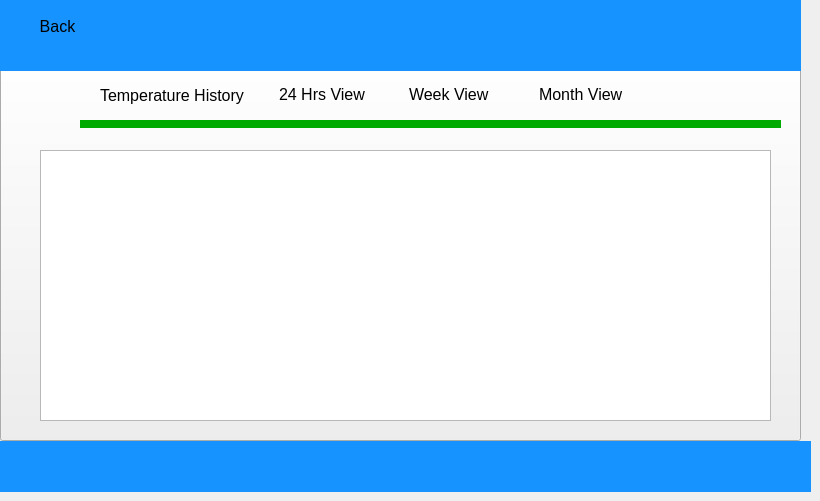
    <widget class="QWidget" name="page2">
     <widget class="QLabel" name="lblDateTime_2">
      <property name="geometry">
       <rect>
        <x>549</x>
        <y>441</y>
        <width>261</width>
        <height>51</height>
       </rect>
      </property>
      <property name="font">
       <font>
        <pointsize>18</pointsize>
       </font>
      </property>
      <property name="text">
       <string>24/02/2020 09:53</string>
      </property>
     </widget>
     <widget class="ClickableLabel" name="btnLowerBound_2">
      <property name="enabled">
       <bool>true</bool>
      </property>
      <property name="geometry">
       <rect>
        <x>260</x>
        <y>70</y>
        <width>121</width>
        <height>51</height>
       </rect>
      </property>
      <property name="sizePolicy">
       <sizepolicy hsizetype="Fixed" vsizetype="Preferred">
        <horstretch>100</horstretch>
        <verstretch>0</verstretch>
       </sizepolicy>
      </property>
      <property name="autoFillBackground">
       <bool>false</bool>
      </property>
      <property name="styleSheet">
       <string notr="true">image: url(:/bluebar.png);</string>
      </property>
      <property name="text">
       <string/>
      </property>
     </widget>
     <widget class="QPushButton" name="btnTemperature_2">
      <property name="geometry">
       <rect>
        <x>0</x>
        <y>50</y>
        <width>801</width>
        <height>391</height>
       </rect>
      </property>
      <property name="styleSheet">
       <string notr="true">#centralWidget {
border-image: url(:/temperature.png) 0 0 0 0 stretch stretch;}</string>
      </property>
      <property name="text">
       <string/>
      </property>
     </widget>
     <widget class="QLabel" name="label_3">
      <property name="geometry">
       <rect>
        <x>0</x>
        <y>0</y>
        <width>801</width>
        <height>71</height>
       </rect>
      </property>
      <property name="autoFillBackground">
       <bool>false</bool>
      </property>
      <property name="styleSheet">
       <string notr="true">background-color: rgb(23, 147, 255);</string>
      </property>
      <property name="text">
       <string/>
      </property>
     </widget>
     <widget class="ClickableLabel" name="lblLowerBound_5">
      <property name="geometry">
       <rect>
        <x>539</x>
        <y>79</y>
        <width>91</width>
        <height>31</height>
       </rect>
      </property>
      <property name="font">
       <font>
        <pointsize>12</pointsize>
       </font>
      </property>
      <property name="text">
       <string>Month View</string>
      </property>
     </widget>
     <widget class="ClickableLabel" name="btnLowerBound_3">
      <property name="enabled">
       <bool>true</bool>
      </property>
      <property name="geometry">
       <rect>
        <x>-3</x>
        <y>2</y>
        <width>121</width>
        <height>51</height>
       </rect>
      </property>
      <property name="sizePolicy">
       <sizepolicy hsizetype="Fixed" vsizetype="Preferred">
        <horstretch>100</horstretch>
        <verstretch>0</verstretch>
       </sizepolicy>
      </property>
      <property name="autoFillBackground">
       <bool>false</bool>
      </property>
      <property name="styleSheet">
       <string notr="true">image: url(:/bluebar.png);</string>
      </property>
      <property name="text">
       <string/>
      </property>
     </widget>
     <widget class="QLabel" name="lblTemp_3">
      <property name="geometry">
       <rect>
        <x>30</x>
        <y>80</y>
        <width>61</width>
        <height>51</height>
       </rect>
      </property>
      <property name="styleSheet">
       <string notr="true">image: url(:/red.png);</string>
      </property>
      <property name="text">
       <string/>
      </property>
     </widget>
     <widget class="ClickableLabel" name="btnLowerBound_4">
      <property name="enabled">
       <bool>true</bool>
      </property>
      <property name="geometry">
       <rect>
        <x>390</x>
        <y>70</y>
        <width>121</width>
        <height>51</height>
       </rect>
      </property>
      <property name="sizePolicy">
       <sizepolicy hsizetype="Fixed" vsizetype="Preferred">
        <horstretch>100</horstretch>
        <verstretch>0</verstretch>
       </sizepolicy>
      </property>
      <property name="autoFillBackground">
       <bool>false</bool>
      </property>
      <property name="styleSheet">
       <string notr="true">image: url(:/bluebar.png);</string>
      </property>
      <property name="text">
       <string/>
      </property>
     </widget>
     <widget class="ClickableLabel" name="btnLowerBound_5">
      <property name="enabled">
       <bool>true</bool>
      </property>
      <property name="geometry">
       <rect>
        <x>520</x>
        <y>70</y>
        <width>121</width>
        <height>51</height>
       </rect>
      </property>
      <property name="sizePolicy">
       <sizepolicy hsizetype="Fixed" vsizetype="Preferred">
        <horstretch>100</horstretch>
        <verstretch>0</verstretch>
       </sizepolicy>
      </property>
      <property name="autoFillBackground">
       <bool>false</bool>
      </property>
      <property name="styleSheet">
       <string notr="true">image: url(:/bluebar.png);</string>
      </property>
      <property name="text">
       <string/>
      </property>
     </widget>
     <widget class="QLabel" name="lblRedGear_2">
      <property name="geometry">
       <rect>
        <x>10</x>
        <y>70</y>
        <width>101</width>
        <height>71</height>
       </rect>
      </property>
      <property name="styleSheet">
       <string notr="true">image: url(:/setgear.png);</string>
      </property>
      <property name="text">
       <string/>
      </property>
     </widget>
     <widget class="QLabel" name="lblTemp_4">
      <property name="geometry">
       <rect>
        <x>45</x>
        <y>90</y>
        <width>31</width>
        <height>31</height>
       </rect>
      </property>
      <property name="styleSheet">
       <string notr="true">image: url(:/temp.png);</string>
      </property>
      <property name="text">
       <string/>
      </property>
     </widget>
     <widget class="QLabel" name="label_4">
      <property name="geometry">
       <rect>
        <x>0</x>
        <y>441</y>
        <width>811</width>
        <height>51</height>
       </rect>
      </property>
      <property name="autoFillBackground">
       <bool>false</bool>
      </property>
      <property name="styleSheet">
       <string notr="true">background-color: rgb(23, 147, 255);</string>
      </property>
      <property name="text">
       <string/>
      </property>
     </widget>
     <widget class="QChartView" name="gView">
      <property name="geometry">
       <rect>
        <x>40</x>
        <y>150</y>
        <width>731</width>
        <height>271</height>
       </rect>
      </property>
     </widget>
     <widget class="ClickableLabel" name="lblLowerBound_4">
      <property name="geometry">
       <rect>
        <x>409</x>
        <y>79</y>
        <width>91</width>
        <height>31</height>
       </rect>
      </property>
      <property name="font">
       <font>
        <pointsize>12</pointsize>
       </font>
      </property>
      <property name="text">
       <string>Week View</string>
      </property>
     </widget>
     <widget class="ClickableLabel" name="lblLowerBound_2">
      <property name="geometry">
       <rect>
        <x>100</x>
        <y>80</y>
        <width>151</width>
        <height>31</height>
       </rect>
      </property>
      <property name="font">
       <font>
        <pointsize>12</pointsize>
       </font>
      </property>
      <property name="text">
       <string>Temperature History</string>
      </property>
     </widget>
     <widget class="ClickableLabel" name="lblLowerBound_3">
      <property name="geometry">
       <rect>
        <x>279</x>
        <y>79</y>
        <width>91</width>
        <height>31</height>
       </rect>
      </property>
      <property name="font">
       <font>
        <pointsize>12</pointsize>
       </font>
      </property>
      <property name="text">
       <string>24 Hrs View</string>
      </property>
     </widget>
     <widget class="QLabel" name="lblStartDateTime_2">
      <property name="geometry">
       <rect>
        <x>80</x>
        <y>120</y>
        <width>701</width>
        <height>8</height>
       </rect>
      </property>
      <property name="font">
       <font>
        <pointsize>16</pointsize>
       </font>
      </property>
      <property name="autoFillBackground">
       <bool>false</bool>
      </property>
      <property name="styleSheet">
       <string notr="true">background-color: rgb(0, 170, 0);</string>
      </property>
      <property name="text">
       <string/>
      </property>
      <property name="alignment">
       <set>Qt::AlignCenter</set>
      </property>
     </widget>
     <widget class="ClickableLabel" name="lblBack">
      <property name="geometry">
       <rect>
        <x>12</x>
        <y>11</y>
        <width>91</width>
        <height>31</height>
       </rect>
      </property>
      <property name="font">
       <font>
        <pointsize>12</pointsize>
       </font>
      </property>
      <property name="text">
       <string>Back</string>
      </property>
      <property name="alignment">
       <set>Qt::AlignCenter</set>
      </property>
     </widget>
     <zorder>btnTemperature_2</zorder>
     <zorder>btnLowerBound_5</zorder>
     <zorder>lblStartDateTime_2</zorder>
     <zorder>lblDateTime_2</zorder>
     <zorder>btnLowerBound_2</zorder>
     <zorder>label_3</zorder>
     <zorder>btnLowerBound_3</zorder>
     <zorder>lblTemp_3</zorder>
     <zorder>btnLowerBound_4</zorder>
     <zorder>lblRedGear_2</zorder>
     <zorder>lblTemp_4</zorder>
     <zorder>label_4</zorder>
     <zorder>gView</zorder>
     <zorder>lblLowerBound_4</zorder>
     <zorder>lblLowerBound_2</zorder>
     <zorder>lblLowerBound_3</zorder>
     <zorder>lblBack</zorder>
     <zorder>lblLowerBound_5</zorder>
    </widget>
